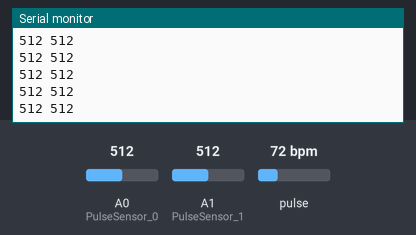
Simulated run of this sketch. Board: Arduino Uno, built with avr-gcc and run on an emulated ATmega328P. On the bench: the last lines printed to the serial monitor. The inputs (shaded band) are chosen by the test bench; at power-on: A0 (PulseSensor_0) = 512, A1 (PulseSensor_1) = 512, pulse 72 bpm.

Above: at 4.2 s.
4.3 s: A0 (PulseSensor_0) set to 11
At 5.3 s:
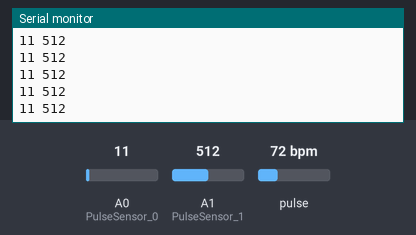
5.8 s: A0 (PulseSensor_0) set to 8
At 6.3 s:
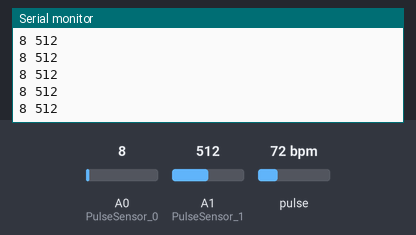
Timing chart, 0 to 8.8 s (numbered marks = the images above; inputs shaded):
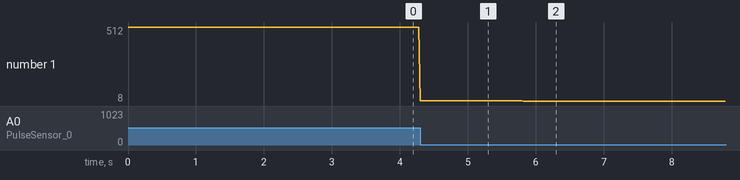

Measured:
- after the input at 4.3 s, the serial monitor: prints a new line at once (image 1)
- after the input at 5.8 s, the serial monitor: prints a new line at once (image 2)
- plotted number 1: 512 → 11 after the input at 4.3 s, 11 → 8 after the input at 5.8 s

The sketch:

HearthBeat_two_sensors.ino
```cpp
#include <SoftwareSerial.h>

#define USE_ARDUINO_INTERRUPTS true
#include <PulseSensorPlayground.h>

//  Variables sensor_0 vellnman sensor

int PulseSensor_0 = 0;        // Pulse Sensor PURPLE WIRE connected to ANALOG PIN 0
int LED_0 = 13;   //  The on-board Arduion LED
int Signal_0;  // holds the incoming raw data. Signal value can range from 0-1024
int BPM_0;
int Threshold_0 = 500;            // Determine which Signal to "count as a beat", and which to ingore. usually 550

PulseSensorPlayground pulseSensor_0;

//  Variables sensor_1 giftshop sensor

int PulseSensor_1 = 1;        // Pulse Sensor PURPLE WIRE connected to ANALOG PIN 1
int LED_1 = 7;   //  The on-board Arduion LED
int Signal_1;                // holds the incoming raw data. Signal value can range from 0-1024
int BPM_1;
int Threshold_1 = 900;            // Determine which Signal to "count as a beat", and which to ingore. usually 550

PulseSensorPlayground pulseSensor_1;

void setup() {
  // pinMode(LED_0, OUTPUT);        // pin that will blink to your heartbeat!
  // pinMode(LED_1, OUTPUT);        // pin that will blink to your heartbeat!

  Serial.begin(9600);         // Set's up Serial Communication at certain speed.


  pulseSensor_0.analogInput(PulseSensor_0);
  //pulseSensor_0.blinkOnPulse(LED_0);       //auto-magically blink Arduino's LED with heartbeat.
  pulseSensor_0.setThreshold(Threshold_0);
  pulseSensor_0.begin();

  pulseSensor_1.analogInput(PulseSensor_1);
  //pulseSensor_1.blinkOnPulse(LED_1);       //auto-magically blink Arduino's LED with heartbeat.
  pulseSensor_1.setThreshold(Threshold_1);
  pulseSensor_1.begin();


}

void loop() {
  // put your main code here, to run repeatedly:
  //Signal_0 = pulseSensor_0.getLatestSample();
  Signal_0 = analogRead(PulseSensor_0);
  BPM_0 = pulseSensor_0.getBeatsPerMinute();

  Signal_1 = analogRead(PulseSensor_1);
  //Signal_1 = pulseSensor_1.getLatestSample();
  BPM_1 = pulseSensor_1.getBeatsPerMinute();


  Serial.print(Signal_0);               //velman sensor signal
  //Serial.print(" ");
  //Serial.print(BPM_0);                    // Send the Signal value to Serial Plotter.
  Serial.print(" ");
  Serial.println(Signal_1);             //giftShop sensor signal
  //Serial.print(" ");
  //Serial.println(BPM_1);                    // Send the Signal value to Serial Plotter.

  delay(20);

}
```
